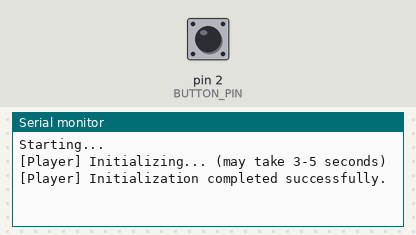
Simulated run of this sketch. Board: Arduino Uno, built with avr-gcc and run on an emulated ATmega328P. Shown: the last lines printed to the serial monitor. The inputs (shaded band) are chosen by the test bench; at power-on: pin 2 (BUTTON_PIN) HIGH. The audio player accepts every command and is not drawn.

Above: at 1.7 s.
1.8 s: pin 2 (BUTTON_PIN) pulled LOW for 0.15 s
At 3.0 s:
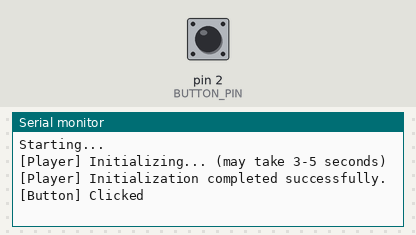
3.8 s: pin 2 (BUTTON_PIN) pulsed LOW 2 times (0.12 s each, 0.3 s apart)
At 5.7 s:
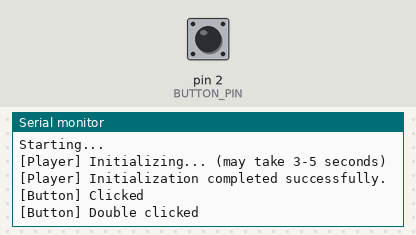

Measured:
- after the input at 1.8 s, the serial monitor: prints a new line after 0.60 s (image 1)
- after the input at 3.8 s, the serial monitor: prints a new line after 0.47 s (image 2)

The sketch:

MusicPlayer.ino
```cpp
// Standard Arduino libraries.
#include <SoftwareSerial.h>       // https://www.arduino.cc/en/Reference/softwareSerial

// Third-party libraries.
#include <DFRobotDFPlayerMini.h>  // DFRobotDFPlayerMini library by DFRobot (https://github.com/DFRobot/DFRobotDFPlayerMini), MP3 source: https://www.101soundboards.com/
#include <OneButton.h>            // OneButton by Matthias Hertel (https://github.com/mathertel/OneButton)

// Pin configuration.
#define BUTTON_PIN 2         // Arduino pin - button - Arduino GND
#define TO_PLAYER_PIN 11     // Arduino pin (5V) -> 1kΩ resistor -> DFPlayer RX pin (3.3V)
#define FROM_PLAYER_PIN 10   // Arduino pin (5V) <- DFPlayer TX pin (3.3V)

// DFPlayer connection.
SoftwareSerial playerSoftwareSerial(FROM_PLAYER_PIN, TO_PLAYER_PIN); // RX, TX
DFRobotDFPlayerMini player;

// Buttons.
OneButton btn = OneButton(BUTTON_PIN, true, true);  // Button is active LOW (connected to GND), internal pull-up resistor enabled.

void setup()
{
  setupSerial();
  setupPlayer();
  setupButton();
}

void setupSerial() {
  Serial.begin(115200);
  Serial.println(F("Starting..."));
}

void setupPlayer() {
  Serial.println(F("[Player] Initializing... (may take 3-5 seconds)"));

  playerSoftwareSerial.begin(9600);

  while (!player.begin(playerSoftwareSerial)) {
    Serial.println(F("[Player] Unable to begin:"));
    Serial.println(F("[Player] 1.Please recheck the connection!"));
    Serial.println(F("[Player] 2.Please insert the SD card!"));
   // while(true){
   //   delay(0); // Code to compatible with ESP8266 watch dog.
   // }
  }
  Serial.println(F("[Player] Initialization completed successfully."));

  player.volume(20);  // Set volume value. From 0 to 30
  player.play(1);     // Play the first mp3, remove this line if you do not want a voice line on power-up
}

void setupButton() {
  btn.attachClick(onButtonClicked);
  btn.attachDoubleClick(onButtonDoubleClicked);
}

void loop()
{
  // Update the button state.
  btn.tick();

  // Send debug information.
  printPlayerStatus();
}

void onButtonClicked() {
  Serial.println(F("[Button] Clicked"));
  player.pause();
}

void onButtonDoubleClicked() {
  Serial.println(F("[Button] Double clicked"));
  player.start();
}

void printPlayerStatus() {
  if (player.available()) {
    uint8_t type = player.readType();
    int value = player.read();

    switch (type) {
      case TimeOut:
        Serial.println(F("[Player] Time Out!"));
        break;
      case WrongStack:
        Serial.println(F("[Player] Stack Wrong!"));
        break;
      case DFPlayerCardInserted:
        Serial.println(F("[Player] Card Inserted!"));
        break;
      case DFPlayerCardRemoved:
        Serial.println(F("[Player] Card Removed!"));
        break;
      case DFPlayerCardOnline:
        Serial.println(F("[Player] Card Online!"));
        break;
      case DFPlayerPlayFinished:
        Serial.print(F("[Player] Number:"));
        Serial.print(value);
        Serial.println(F(" Play Finished!"));
        break;
      case DFPlayerError:
        Serial.print(F("[Player] DFPlayerError:"));
        switch (value) {
          case Busy:
            Serial.println(F("Card not found"));
            break;
          case Sleeping:
            Serial.println(F("Sleeping"));
            break;
          case SerialWrongStack:
            Serial.println(F("Get Wrong Stack"));
            break;
          case CheckSumNotMatch:
            Serial.println(F("Check Sum Not Match"));
            break;
          case FileIndexOut:
            Serial.println(F("File Index Out of Bound"));
            break;
          case FileMismatch:
            Serial.println(F("Cannot Find File"));
            break;
          case Advertise:
            Serial.println(F("In Advertise"));
            break;
          default:
            break;
        }
        break;
      default:
        break;
    }
  }
}
```
